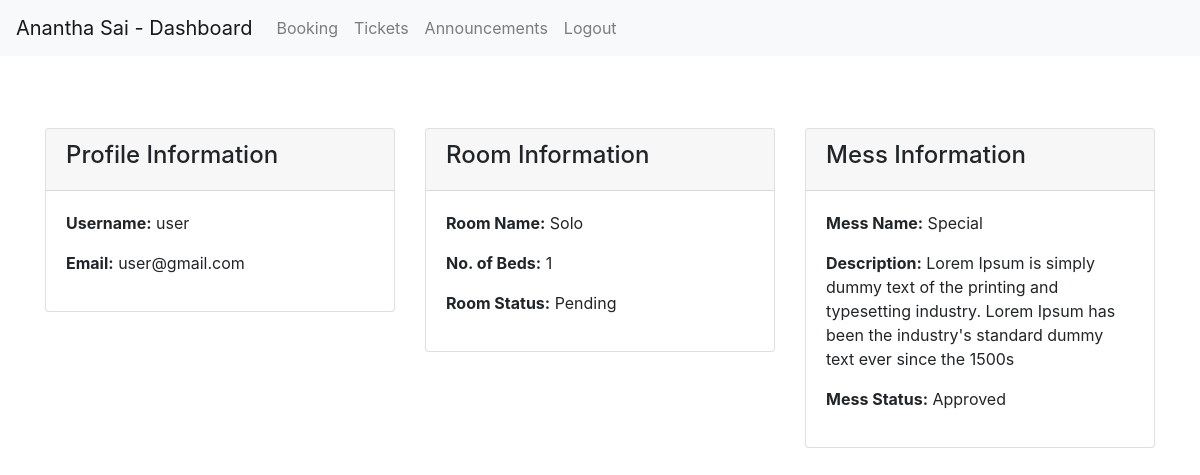
The app's page /dashboard (signed in) with its own data.
### pghr/models.py (models this page shows, shortened)
class User(UserMixin, db.Model):
    id = db.Column(db.Integer, primary_key=True)
    username = db.Column(db.String(80), unique=True, nullable=False)
    email = db.Column(db.String(120), unique=True, nullable=False)
    password = db.Column(db.String(120), unique=False, nullable=False)
    created_at = db.Column(db.DateTime(timezone=True), server_default=func.now())
    updated_at = db.Column(db.DateTime(timezone=True), onupdate=func.now())
    admin = db.Column(db.Boolean, unique=False, nullable=False, default=False)

class Room(db.Model):
    id = db.Column(db.Integer, primary_key=True)
    name = db.Column(db.String(80), unique=True, nullable=False)
    size = db.Column(db.Integer, unique=False, nullable=False)
    attached_bathroom = db.Column(db.Boolean, unique=False, nullable=False, default=False)
    status = db.Column(db.String(80), unique=False, nullable=False) # A, NA
    price = db.Column(db.Integer, unique=False, nullable=False)
    description = db.Column(db.String(120))

class RoomBookings(db.Model):
    id = db.Column(db.Integer, primary_key=True)
    user_id = db.Column(db.Integer, db.ForeignKey('user.id'), nullable=False)
    user = db.relationship('User', backref=db.backref('bookings', lazy=True))
    room_id = db.Column(db.Integer, db.ForeignKey('room.id'), nullable=False)
    room = db.relationship('Room', backref=db.backref('room', lazy=True))
    status = db.Column(db.String(80), unique=False, nullable=False) # pending, approved, cancelled
    check_in = db.Column(db.DateTime(timezone=True), server_default=func.now())
    check_out = db.Column(db.DateTime(timezone=True), onupdate=func.now())

class Mess(db.Model):
    id = db.Column(db.Integer, primary_key=True)
    name = db.Column(db.String(80), unique=True, nullable=False)
    description = db.Column(db.String(120))
    status = db.Column(db.String(80), unique=False, nullable=False) # A, NA - Available, Not Available
    price = db.Column(db.Integer, unique=False, nullable=False)

class MessBookings(db.Model):
    id = db.Column(db.Integer, primary_key=True)
    user_id = db.Column(db.Integer, db.ForeignKey('user.id'), nullable=False)
    user = db.relationship('User', backref=db.backref('user', lazy=True))
    mess_id = db.Column(db.Integer, db.ForeignKey('mess.id'), nullable=False)
    mess = db.relationship('Mess', backref=db.backref('mess', lazy=True))
    status = db.Column(db.String(80), unique=False, nullable=False) # pending, approved, cancelled
    check_in = db.Column(db.DateTime(timezone=True), server_default=func.now())
    check_out = db.Column(db.DateTime(timezone=True), onupdate=func.now())

### pghr/controllers.py (the view)
@app.route('/dashboard')
@login_required
def dashboard():
    room_booked = RoomBookings.query.filter_by(user_id=current_user.id).first()
    mess_booked = MessBookings.query.filter_by(user_id=current_user.id).first()
    if room_booked:
        room = Room.query.filter_by(id=room_booked.room_id).first()
    else:
        room = None
    if mess_booked:
        mess = Mess.query.filter_by(id=mess_booked.mess_id).first()
    else:
        mess = None
    return render_template('customer/dashboard.html', user=current_user, room=room, mess=mess, room_booked=room_booked, mess_booked=mess_booked)

### pghr/controllers.py (called while the page is built)
@login_manager.user_loader
def load_user(user_id):
    return User.query.get(int(user_id))

### templates/customer/dashboard.html (shortened to what this page needs)
{% extends "customer/base.html" %}
{% block content %}
{% include "customer/navbar.html" %}
    <br><br><br>
    <div class="container">
        <div class="row">
            <div class="col-md-4">
                <div class="card">
                    <div class="card-header">
                        <h4>Profile Information</h4>
                    </div>
                    <div class="card-body">
                        <p><strong>Username:</strong> {{ user.username }}</p>
                        <p><strong>Email:</strong> {{ user.email }}</p>
                    </div>
                </div>
            </div>
            {% if room %}
            <div class="col-md-4">
                <div class="card">
                    <div class="card-header">
                        <h4>Room Information</h4>
                    </div>
                    <div class="card-body">
                        <p><strong>Room Name:</strong> {{ room.name }}</p>
                        <p><strong>No. of Beds:</strong> {{ room.size }}</p>
                        <p><strong>Room Status:</strong> {{ room_booked.status|title }}</p>
                    </div>
                </div>
            </div>
            {% endif %}
            {% if mess %}
            <div class="col-md-4">
                <div class="card">
                    <div class="card-header">
                        <h4>Mess Information</h4>
                    </div>
                    <div class="card-body">
                        <p><strong>Mess Name:</strong> {{ mess.name }}</p>
                        <p><strong>Description:</strong> {{ mess.description }}</p>
                        <p><strong>Mess Status:</strong> {{ mess_booked.status|title }}</p>
                    </div>
                </div>
            </div>
            {% endif %}
        </div>
    </div>
{% endblock %}

### records on screen
User: username "user", email "user@gmail.com"
Room: name "Solo", size "1"
RoomBookings: status "Pending"
Mess: name "Special", description "Lorem Ipsum is simply dummy text of the printing and typesetting industry. Lorem Ipsum has been the industry's standard dummy text ever since the 1500s"
MessBookings: status "Approved"
